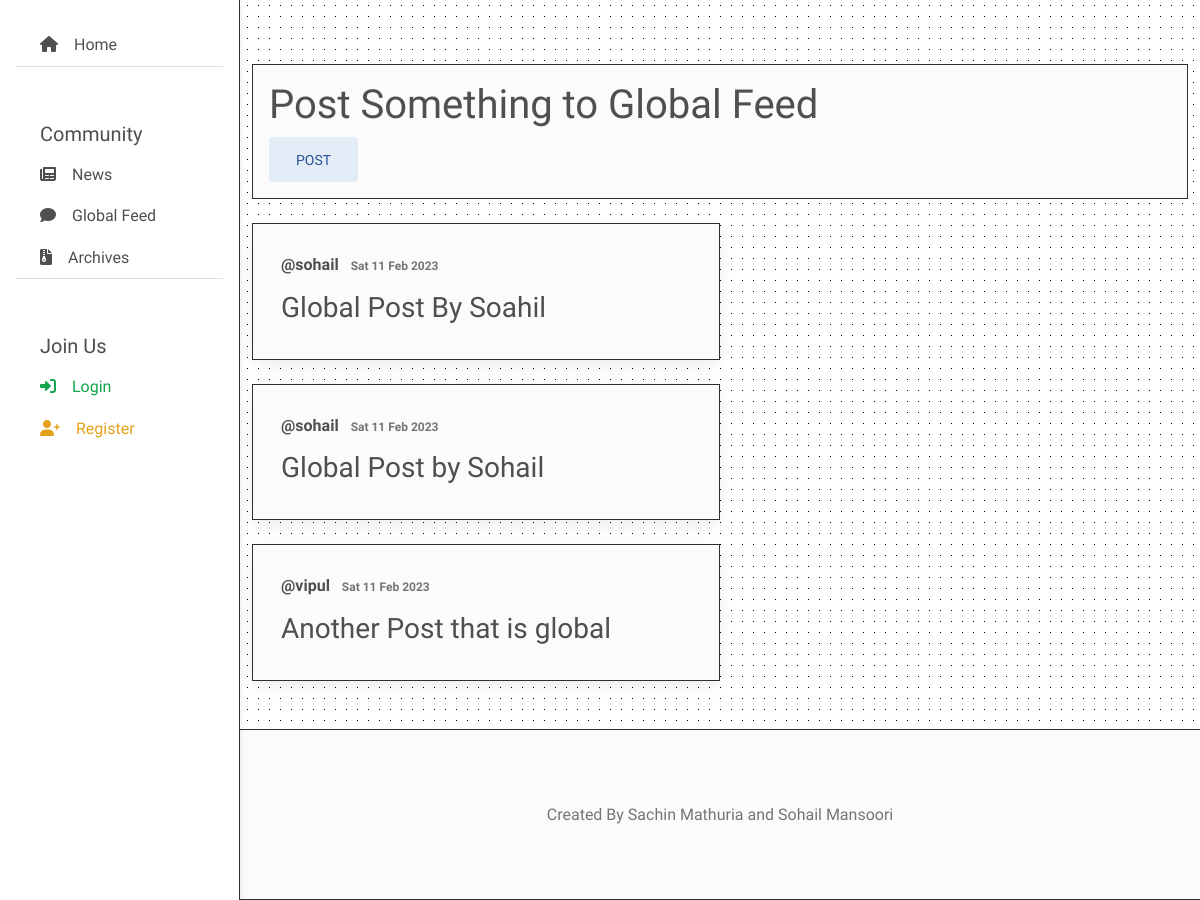
Page /global-feed/ on the earlier database version.
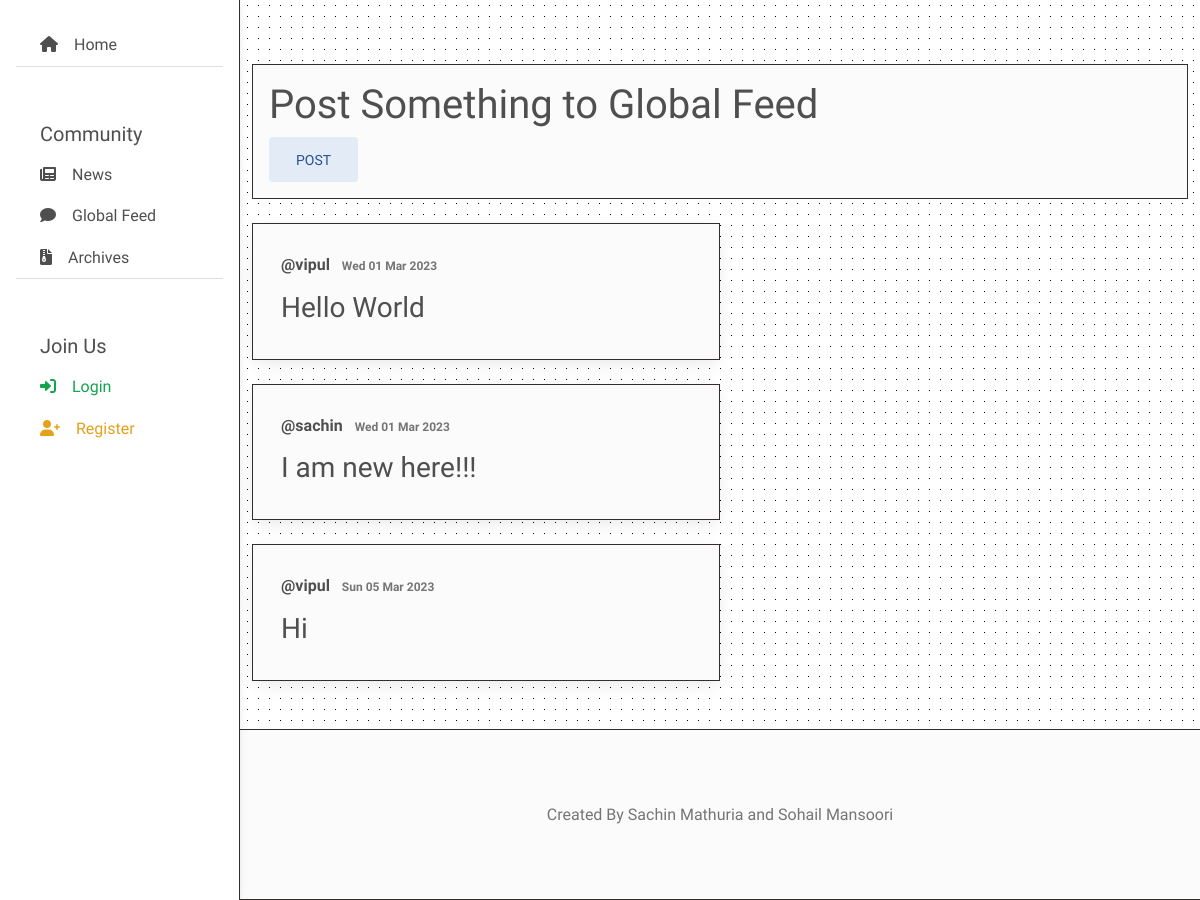
Same page on the later database version.
### posts/models.py (models this page shows, shortened)
class Post(models.Model):
    post_id = models.CharField(max_length=50, primary_key=True, default=uuid.uuid4, editable=False)
    posted_by = models.ForeignKey(User, on_delete=models.CASCADE)
    content = models.TextField(max_length=256)
    posted_date = models.DateTimeField(auto_now_add=True)
    is_global = models.BooleanField(default=True)

### user_models/models.py (models this page shows)
class User(AbstractUser):
    class Designations(models.TextChoices):
        STUDENT = ('STUDENT', 'Student')
        FACULTY = ('FACULTY', 'Faculty')
    class Departments(models.TextChoices):
        NO_DEPARTMENT = ('NO_DEPARTMENT', '-------------')
        B_TECH = ('B_TECH', 'B.Tech')
        M_TECH = ('M_TECH', 'M.Tech')
        BCA = ('BCA', 'BCA')
        BSC_IT = ('BSC_IT', 'Bsc.IT')
        MCA = ('MCA', 'MCA')
        MSC_IT = ('MSC_IT', 'MSc.IT')
        ARTS = ('ARTS', 'Arts')
        BBA = ('BBA', 'BBA')
        MBA = ('MBA', 'MBA')
        LAW = ('LAW', 'Law')
        MBBS = ('MBBS', 'MBBS')
        ARCHITECTURE = ('ARCHITECTURE', 'Architecture')
        DIPLOMA = ('DIPLOMA', 'Diploma')
    designation = models.CharField(max_length=30, choices=Designations.choices)
    department = models.CharField(max_length=30, choices=Departments.choices, default=Departments.NO_DEPARTMENT)
    is_elevated = models.BooleanField(default=False)

### posts/views.py (the view)
# urls.py: path('global-feed/', global_feed, name='global_feed'),
def global_feed(request):
    context = {}
    global_post = Post.objects.all().filter(is_global=True) #CHANGED
    context['global_posts'] = global_post
    user = request.user
    if user.is_authenticated and not None:
        form = PostCreationForm(initial={'posted_by': request.user})
        context['form'] = form
    return render(request, 'post/global_feed.html', context)

### templates/post/global_feed.html (shortened to what this page needs)
{% extends 'base_templates/base.html' %}
{% block navbar %}
    {% if request.user.is_authenticated %}
        {% include 'base_templates/navbar_loggedin.html' %}
    {% else %}
        {% include 'base_templates/navbar_notloggedin.html' %}
    {% endif %}
{% endblock %}
{% block body %}
    {% load widget_tweaks %}
    <form action="{% url 'create_post' %}" method="post" class="border border-dark p-3 border-1 bg-light">
        <span class="h1">Post Something to Global Feed</span>
        <button type="submit" class="btn btn-lg btn-secondary">Post</button>
    </form>
    {% for post in global_posts %}
        <div class="card rounded-0 border border-dark border-1 bg-light my-4 w-50">
            <div class="card-body">
                <div class="p-1 fw-bold"> @{{ post.posted_by }} <span class="p-2 text-muted" style="font-size: 12px;">{{ post.posted_date | date:"D d M Y" }}</span>
                </div>
                <p class="card-text p-1 fs-3">
                    {{ post.content }}
                </p>
            </div>
        </div>
    {% endfor %}
{% endblock %}

### templates/base_templates/base.html (shortened to what this page needs)
<!DOCTYPE html>
<html lang="en">
<head>
    <link rel="stylesheet"
            href="https://cdn.jsdelivr.net/npm/bootstrap@4.0.0/dist/css/bootstrap.min.css"
>
    <link
    href="https://cdnjs.cloudflare.com/ajax/libs/font-awesome/6.0.0/css/all.min.css"
    rel="stylesheet"
    />
    <link
    href="https://cdnjs.cloudflare.com/ajax/libs/mdb-ui-kit/6.1.0/mdb.min.css"
    rel="stylesheet"
    />
</head>
<body class="pattern-polka-v1",>
   <div class="container" >
        {% block navbar %}{% endblock %}
        </div>
    {% load static %}
    <main style="margin-top: 40px;">
        <div class="container pt-4 fill-white ">
            {% block body %}
            {% endblock %}
        </div>
        {% block footer %}
        <footer class="text-center  text-lg-start bg-light text-muted p-5 border-top border-bottom border-1 border-dark mt-5" >
        <div class="main-footer justify-content-center h-75 d-flex p-4">
            Created By Sachin Mathuria and Sohail Mansoori
        </div>
        </footer>
        {% endblock %}
    </main>
</body>
</html>

### templates/base_templates/navbar_notloggedin.html
{% block navbar %}
<header>
    <nav id="sidebarMenu" class="collapse d-lg-block sidebar collapse bg-white border-end border-1 border-dark">
        <div class="position-sticky">
        <div class="list-group list-group-flush mx-3 mt-4">
            <a
            href="{% url 'indexpage' %}"
            class="list-group-item list-group-item-action py-2 "
            aria-current="true"
            >
              <i class="fa-solid fa-house me-3"></i><span>Home</span>
            </a>
          <h5 class="list-group-item py-2 mt-5">Community</h5>
            <a
            href="{% url 'news' %}"
            class="list-group-item list-group-item-action py-2 "
            aria-current="true"
            >
            <i class="fa-sharp fa-solid fa-newspaper me-3"></i><span>News</span>
            </a>
            <a
            href="{% url 'global_feed' %}"
            class="list-group-item list-group-item-action py-2 "
            aria-current="true"
            >
            <i class="fa-solid fa-comment me-3"></i></i><span>Global Feed</span>
            </a>
            <a
            href="{% url 'archives' %}"
            class="list-group-item list-group-item-action py-2 "
            aria-current="true"
            >
            <i class="fa-sharp fa-solid fa-file-zipper me-3"></i><span>Archives</span>
            </a>
          <h5 class="list-group-item py-2 mt-5">Join Us</h5>
            <a
            href="{% url 'login_page' %}"
            class="list-group-item list-group-item-action py-2 "
            >
            <i class="fa-solid fa-right-to-bracket me-3 text-success"></i><span class="text-success">Login</span>
            </a>
            <a
            href="{% url 'register_page' %}"
            class="list-group-item list-group-item-action py-2 "
            >
            <i class="fa-solid fa-user-plus  me-3 text-warning"></i><span class="text-warning">Register</span>
            </a>
        </div>
        </div>
    </nav>
    </header>
{% endblock %}

### templates/base_templates/base.html (style rules this page uses)
body { font-family: 'Fira Sans Condensed', sans-serif; font-family: 'Signika', sans-serif; background-color: #fbfbfb; }
@media (min-width: 991.98px) { main { padding-left: 240px; } }
.sidebar { position: fixed; top: 0; bottom: 0; left: 0; box-shadow: 0 2px 5px 0 rgb(0 0 0 / 5%), 0 2px 10px 0 rgb(0 0 0 / 5%); width: 240px; z-index: 600; }
.pattern-polka-v1 { background-color: #ffffff; opacity: 1; background-image: radial-gradient(#000000 0.55px, #ffffff 0.55px); background-size: 11px 11px; }

Differences in the rows shown:
removed Post: posted_by "sohail", posted_date "Sat 11 Feb 2023", content "Global Post By Soahil"
removed Post: posted_by "sohail", posted_date "Sat 11 Feb 2023", content "Global Post by Sohail"
removed Post: posted_by "vipul", posted_date "Sat 11 Feb 2023", content "Another Post that is global"
added Post: posted_by "vipul", posted_date "Wed 01 Mar 2023", content "Hello World"
added Post: posted_by "sachin", posted_date "Wed 01 Mar 2023", content "I am new here!!!"
added Post: posted_by "vipul", posted_date "Sun 05 Mar 2023", content "Hi"
